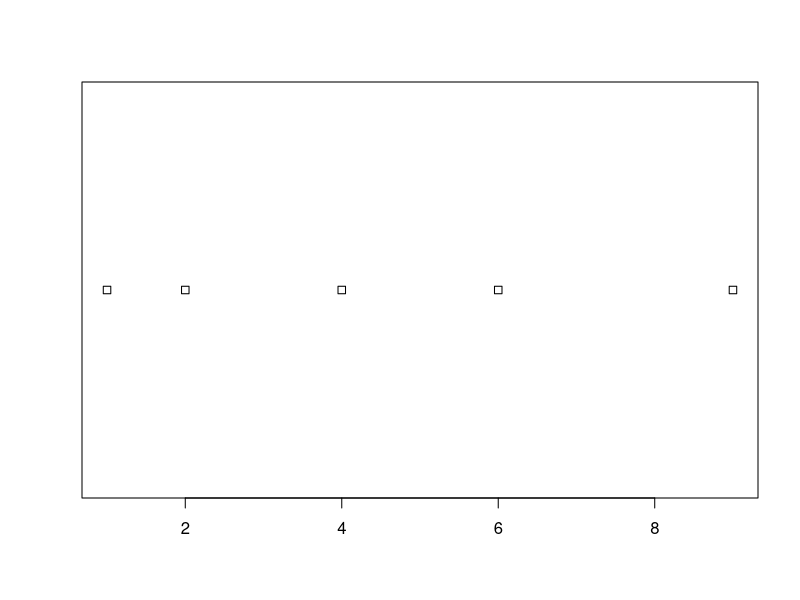
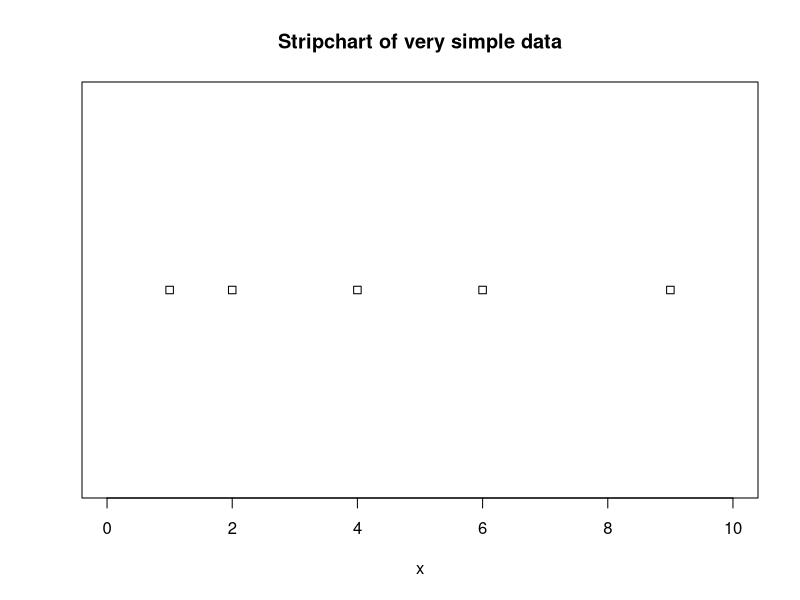
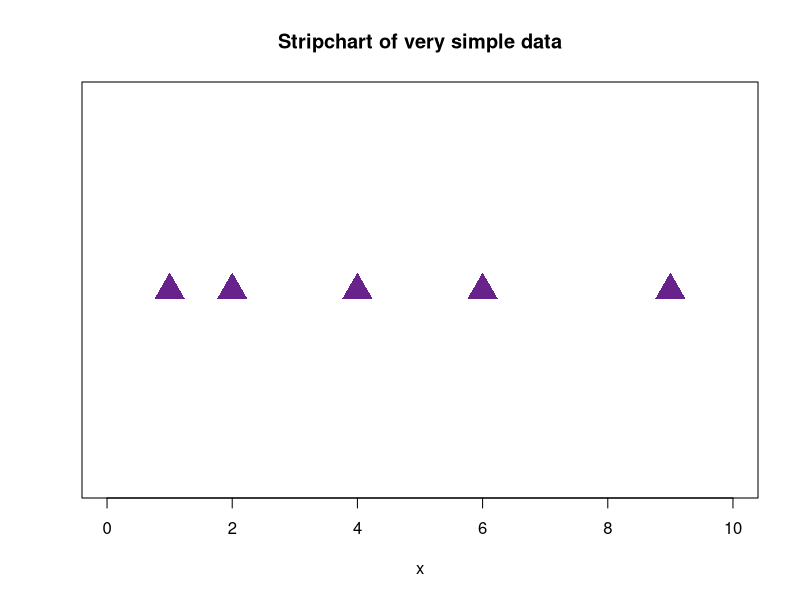
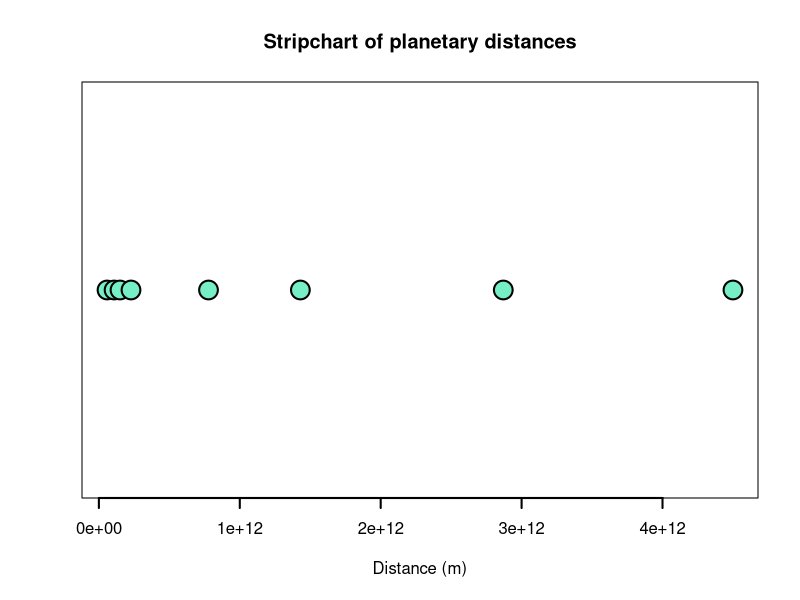
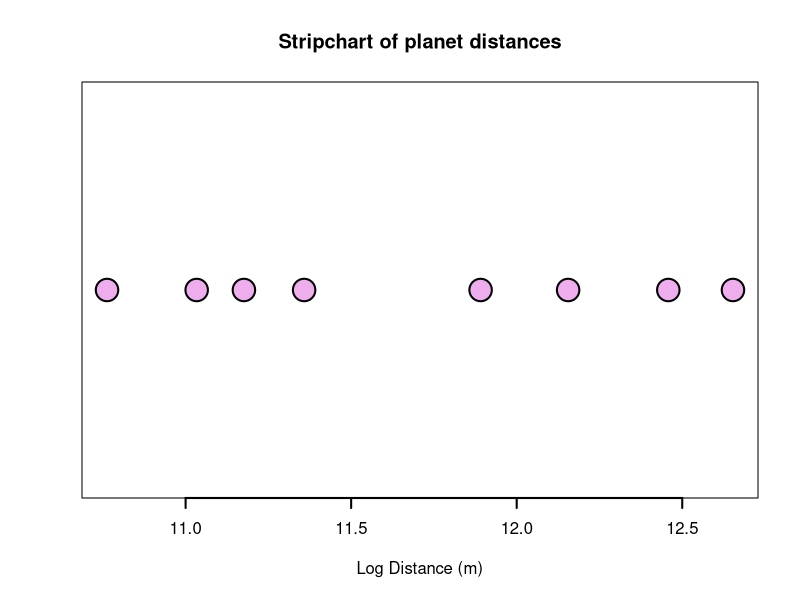
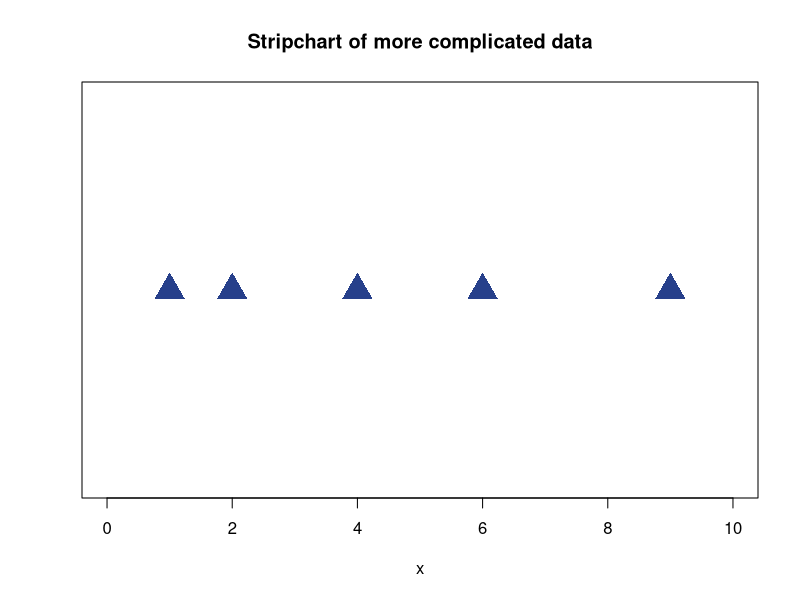
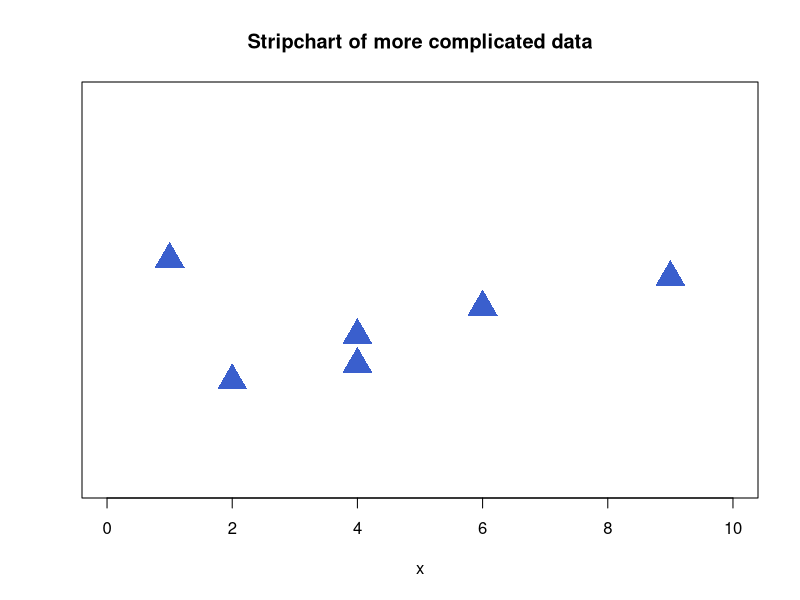
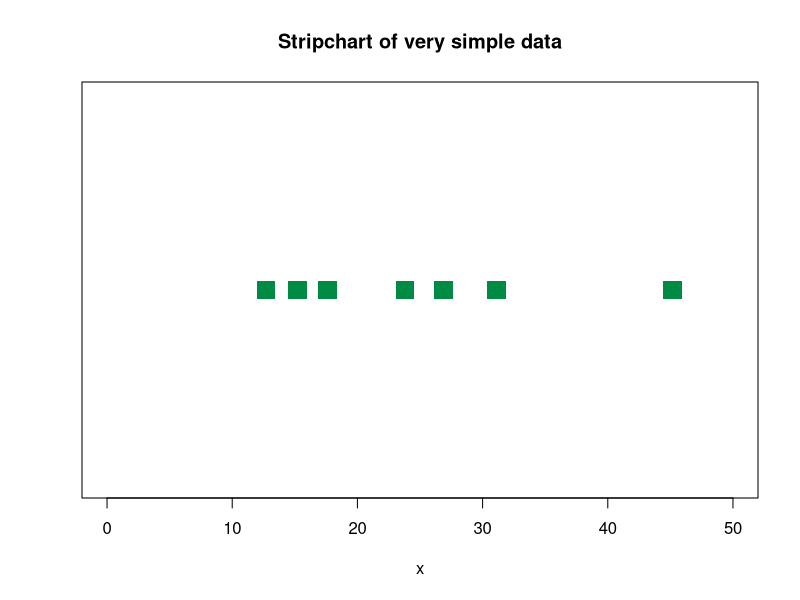

Reproduce these figures in R, in order.
## ---- chunk 1
rm( list = ls() )
## ---- chunk 2
very.simple.numeric.vector <-
    c( 1, 2, 4, 6, 9)
## ---- chunk 3
stripchart( very.simple.numeric.vector )
## ---- chunk 4
stripchart(
    very.simple.numeric.vector,
    xlim = c(0, 10),
    main = "Stripchart of very simple data",
    xlab = "x"
)
## ---- chunk 5
stripchart(
    very.simple.numeric.vector,
    xlim = c(0, 10),
    main = "Stripchart of very simple data",
    xlab = "x",
    pch = 17,
    cex = 3,
    col = "darkorchid4"
)
## ---- chunk 6
distance.from.sun.vector <-
    c(
        "Mercury" = 5.79e10,
        "Venus" = 1.08e11,
        "Earth" = 1.50e11,
        "Mars" = 2.28e11,
        "Jupiter" = 7.78e11,
        "Saturn" = 1.43e12,
        "Uranus" = 2.87e12,
        "Neptune" = 4.50e12
    )
## ---- chunk 7
distance.from.sun.vector
## ---- chunk 8
stripchart(
    x = distance.from.sun.vector,
    main = "Stripchart of planetary distances",
    xlab = "Distance (m)",
    pch = 21,
    lwd = 2,
    cex = 2.5,
    col = "black",
    bg = "aquamarine2"
)
## ---- chunk 9
cat(
    "Distance of Neptune from the sun in meters:",
    formatC(
        distance.from.sun.vector[ "Neptune" ],
        format = "f",
        big.mark = ",",
        digits = 0
    )
)
## ---- chunk 10
neptune.mercury.distance.ratio <-
    distance.from.sun.vector[ "Neptune"] /
    distance.from.sun.vector[ "Mercury" ]

cat(
    "Neptune / Mercury distance ratio:",
    formatC(
        neptune.mercury.distance.ratio,
        format = "f",
        digits = 1
    )
)
## ---- chunk 11
log( 100 )
## ---- chunk 12
log10( 100 )
## ---- chunk 13
log.distance.from.sun.vector <-
    log10( distance.from.sun.vector )

log.distance.from.sun.vector
## ---- chunk 14
stripchart(
    x = log.distance.from.sun.vector,
    main = "Stripchart of planet distances",
    xlab = "Log Distance (m)",
    pch = 21,
    lwd = 2,
    cex = 3,
    col = "black",
    bg = "plum2"
)
## ---- chunk 15
more.complicated.numeric.vector <-
    c( 1, 2, 4, 4, 6, 9)
## ---- chunk 16
stripchart(
    x = more.complicated.numeric.vector,
    xlim = c(0, 10),
    main = "Stripchart of more complicated data",
    xlab = "x",
    pch = 17,
    cex = 3,
    col = "royalblue4"
)
## ---- chunk 17
stripchart(
    x = more.complicated.numeric.vector,
    xlim = c(0, 10),
    ylim = c(0, 2),
    main = "Stripchart of more complicated data",
    xlab = "x",
    method = "jitter",
    jitter = 0.5,
    pch = 17,
    cex = 3,
    col = "royalblue3"
)
## ---- chunk 18
exercise.6.1.numeric.vector <-
    c( 12.7, 23.8, 17.6, 45.2, 31.1, 26.9, 15.2 )

stripchart(
    exercise.6.1.numeric.vector,
    xlim = c(0, 50),
    main = "Stripchart of very simple data",
    xlab = "x",
    pch = 15,
    cex = 2.5,
    col = "springgreen4"
)
## ---- chunk 19
period.vector <-
    c(
        "Mercury" = 0.241,
        "Venus" = 0.615,
        "Earth" = 1.00,
        "Mars" = 1.88,
        "Jupiter" = 11.9,
        "Saturn" = 29.5,
        "Uranus" = 84.0,
        "Neptune" = 165
    )
## ---- chunk 20
stripchart(
    x = period.vector,
    main = "Stripchart of planetary period",
    xlab = "Period (y)",
    pch = 21,
    lwd = 2,
    cex = 3,
    col = "black",
    bg = "aquamarine2"
)
## ---- chunk 21
log.period.vector <-
    log10( period.vector )
## ---- chunk 22
stripchart(
    x = log.period.vector,
    main = "Stripchart of log planetary period",
    xlab = "Log Period (y)",
    pch = 21,
    lwd = 2,
    cex = 3,
    col = "black",
    bg = "aquamarine2"
)
## ---- chunk 23
stripchart(
    rivers,
    xlim = c(0, 4000),
    ylim = c(0, 2),
    main = "Stripchart of the rivers dataset",
    xlab = "x",
    method = "jitter",
    jitter = 0.7,
    pch = 19,
    cex = 1.2,
    col = "darkseagreen4"
)
